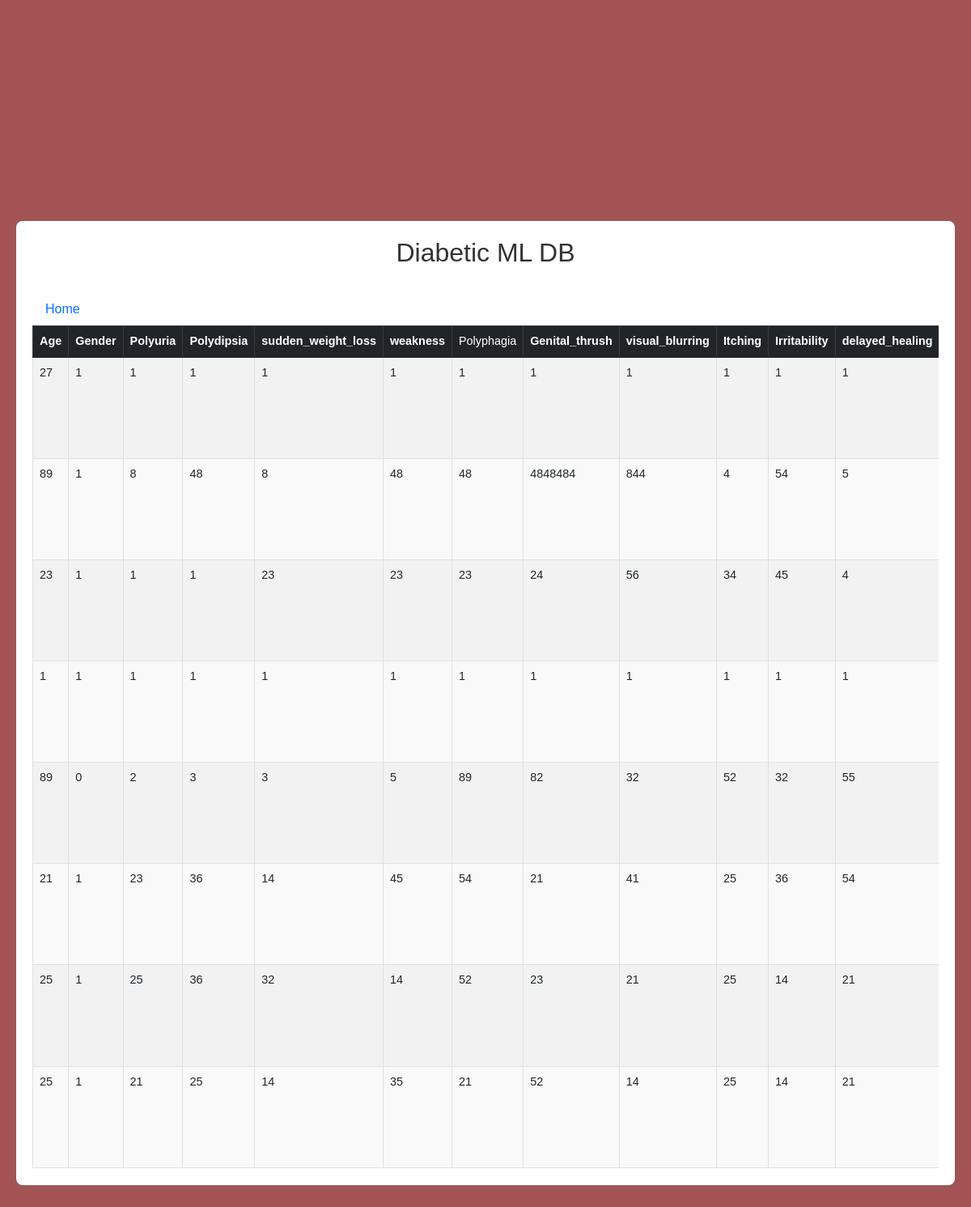
The page /ML_DB/ on the database its author committed.
### App/models.py (models this page shows, shortened)
class DiabetesAssessment(models.Model):
    Age = models.IntegerField()
    Gender = models.IntegerField()  # Adjust the max_length if needed
    Polyuria = models.CharField(max_length=10)  # Adjust the max_length if needed
    Polydipsia = models.CharField(max_length=10)  # Adjust the max_length if needed
    sudden_weight_loss = models.CharField(max_length=10)  # Adjust the max_length if needed
    weakness = models.CharField(max_length=10)  # Adjust the max_length if needed
    Polyphagia = models.CharField(max_length=10)  # Adjust the max_length if needed
    Genital_thrush = models.CharField(max_length=10)  # Adjust the max_length if needed
    visual_blurring = models.CharField(max_length=10)  # Adjust the max_length if needed
    Itching = models.CharField(max_length=10)  # Adjust the max_length if needed
    Irritability = models.CharField(max_length=10)  # Adjust the max_length if needed
    delayed_healing = models.CharField(max_length=10)  # Adjust the max_length if needed
    partial_paresis = models.CharField(max_length=10)  # Adjust the max_length if needed
    muscle_stiffness = models.CharField(max_length=10)  # Adjust the max_length if needed
    Alopecia = models.CharField(max_length=10)  # Adjust the max_length if needed
    Obesity = models.CharField(max_length=10)
    label = models.CharField(max_length=100, blank=True, null=True)  # This output

### App/views.py (the view)
# urls.py: path('ML_DB/',views.ML_DB,name='ML_DB'),
def ML_DB(request):
    predictions = DiabetesAssessment.objects.all()
    return render(request, 'App/ML_DB.html', {'predictions':predictions })

### App/templates/app/ML_DB.html (shortened to what this page needs)
<!DOCTYPE html>
<html lang="en">
<head>
    <link href="https://cdn.jsdelivr.net/npm/bootstrap@5.1.3/dist/css/bootstrap.min.css" rel="stylesheet">
</head>
<body>
    <div class="container">
        <h1>Diabetic ML DB</h1>
        <div class="nav-item"><a href="/" class="nav-link">Home</a></div>
        <div class="table-responsive">
            <table class="table table-striped table-bordered">
                <thead class="table-dark">
                    <tr>
                        <th>Age</th>
                        <th>Gender</th>
                        <th>Polyuria</th>
                        <th>Polydipsia</th>
                        <th>sudden_weight_loss</th>
                        <th>weakness</th>
                        <td>Polyphagia</td>
                        <th>Genital_thrush</th>
                        <th>visual_blurring</th>
                        <th>Itching</th>
                        <th>Irritability</th>
                        <th>delayed_healing</th>
                    </tr>
                </thead>
                <tbody>
                    {% for prediction in predictions %}
                        <tr>
                            <td>{{ prediction.Age }}</td>
                            <td>{{ prediction.Gender }}</td>
                            <td>{{ prediction.Polyuria }}</td>
                            <td>{{ prediction.Polydipsia }}</td>
                            <td>{{ prediction.sudden_weight_loss }}</td>
                            <td>{{ prediction.weakness }}</td>
                            <td>{{ prediction.Polyphagia }}</td>
                            <td>{{ prediction.Genital_thrush }}</td>
                            <td>{{ prediction.visual_blurring }}</td>
                            <td>{{ prediction.Itching }}</td>
                            <td>{{ prediction.Irritability }}</td>
                            <td>{{ prediction.delayed_healing }}</td>
                        </tr>
                    {% endfor %}
                </tbody>
            </table>
        </div>
    </div>
</body>
</html>

### App/templates/app/ML_DB.html (style rules this page uses)
body { font-family: Arial, sans-serif; background-color: #a35353; margin: 0; padding: 20px; display: flex; justify-content: center; align-items: center; height: 100vh; }
.container { max-width: 1200px; margin: auto; background-color: #fff; padding: 20px; box-shadow: 0 0 10px rgba(0, 192, 240, 0.1); border-radius: 8px; }
h1 { text-align: center; color: #333; margin-bottom: 30px; font-size: 2em; }
table { width: 100%; border-collapse: collapse; font-size: 0.9em; }
th, td { padding: 12px 15px; text-align: left; border-bottom: 1px solid #ddd; }
th { background-color: #f2f2f2; color: #ffffff; font-weight: bold; }
tr:nth-child(even) { background-color: #f9f9f9; }
.table-responsive { max-height: 60vh; overflow-y: auto; }

### rows shown on the page
DiabetesAssessment: Age "27", Gender "1", Polyuria "1", Polydipsia "1", sudden_weight_loss "1", weakness "1", Polyphagia "1", Genital_thrush "1", visual_blurring "1", Itching "1", Irritability "1", delayed_healing "1"
DiabetesAssessment: Age "89", Gender "1", Polyuria "8", Polydipsia "48", sudden_weight_loss "8", weakness "48", Polyphagia "48", Genital_thrush "4848484", visual_blurring "844", Itching "4", Irritability "54", delayed_healing "5"
DiabetesAssessment: Age "23", Gender "1", Polyuria "1", Polydipsia "1", sudden_weight_loss "23", weakness "23", Polyphagia "23", Genital_thrush "24", visual_blurring "56", Itching "34", Irritability "45", delayed_healing "4"
DiabetesAssessment: Age "1", Gender "1", Polyuria "1", Polydipsia "1", sudden_weight_loss "1", weakness "1", Polyphagia "1", Genital_thrush "1", visual_blurring "1", Itching "1", Irritability "1", delayed_healing "1"
DiabetesAssessment: Age "89", Gender "0", Polyuria "2", Polydipsia "3", sudden_weight_loss "3", weakness "5", Polyphagia "89", Genital_thrush "82", visual_blurring "32", Itching "52", Irritability "32", delayed_healing "55"
DiabetesAssessment: Age "21", Gender "1", Polyuria "23", Polydipsia "36", sudden_weight_loss "14", weakness "45", Polyphagia "54", Genital_thrush "21", visual_blurring "41", Itching "25", Irritability "36", delayed_healing "54"
DiabetesAssessment: Age "25", Gender "1", Polyuria "25", Polydipsia "36", sudden_weight_loss "32", weakness "14", Polyphagia "52", Genital_thrush "23", visual_blurring "21", Itching "25", Irritability "14", delayed_healing "21"
DiabetesAssessment: Age "25", Gender "1", Polyuria "21", Polydipsia "25", sudden_weight_loss "14", weakness "35", Polyphagia "21", Genital_thrush "52", visual_blurring "14", Itching "25", Irritability "14", delayed_healing "21"
